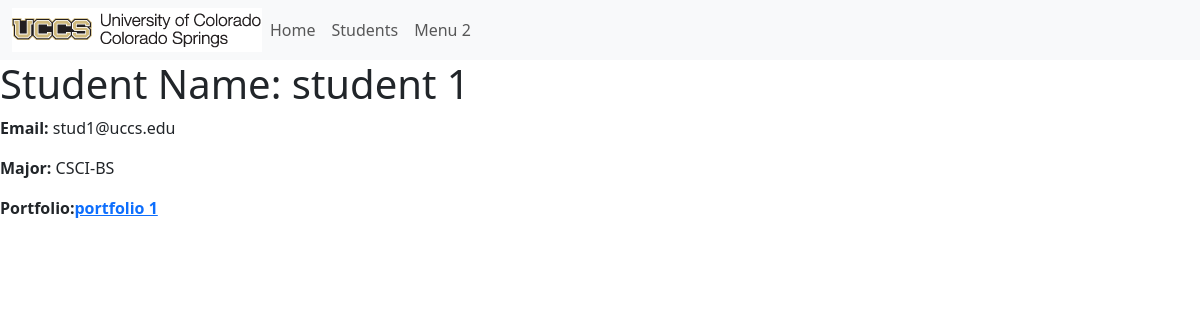
Screenshot of /student/1 with the database file from the repository.
### portfolio_app/models.py (models this page shows, shortened)
class Student(models.Model):
    MAJOR = (
        ('CSCI-BS', 'BS in Computer Science'),
        ('CPEN-BS', 'BS in Computer Engineering'),
        ('BIGD-BI', 'BI in Game Design and Development'),
        ('BICS-BI', 'BI in Computer Science'),
        ('BISC-BI', 'BI in Computer Security'),
        ('CSCI-BA', 'BA in Computer Science'),
        ('DASE-BS', 'BS in Data Analytics and Systems Engineering')
    )
    name = models.CharField(max_length=200)
    email = models.CharField("UCCS Email", max_length=200)
    major = models.CharField(max_length=200, choices=MAJOR)
    portfolio = models.OneToOneField(Portfolio, on_delete=models.CASCADE, unique=True, default=None)

class Portfolio(models.Model):
    title = models.CharField(max_length = 200)
    contact_email = models.CharField(max_length = 200)
    is_active = models.BooleanField(default = False)
    about = models.TextField(blank = True)
    def get_absolute_url(self):
        return reverse('portfolio-detail', args=[str(self.id)])

### portfolio_app/views.py (the view)
# urls.py: path('student/<int:pk>', views.StudentDetailView.as_view(), name='student-detail'),
class StudentDetailView(generic.DetailView):
    model = Student

### portfolio_app/templates/portfolio_app/student_detail.html
{% extends 'portfolio_app/base_template.html' %}
{% block content %}
<h1>Student Name: {{ student.name }}</h1>
<p><strong>Email:</strong> {{ student.email }}</p>
<p><strong>Major:</strong> {{ student.major }}</p>
<p><strong>Portfolio:<a href="{{ student.portfolio.get_absolute_url }}">{{ student.portfolio.title }} </a>
{% endblock %}

### rows the page displays
Student: name "student 1", email "stud1@uccs.edu", major "CSCI-BS", portfolio "portfolio 1"
